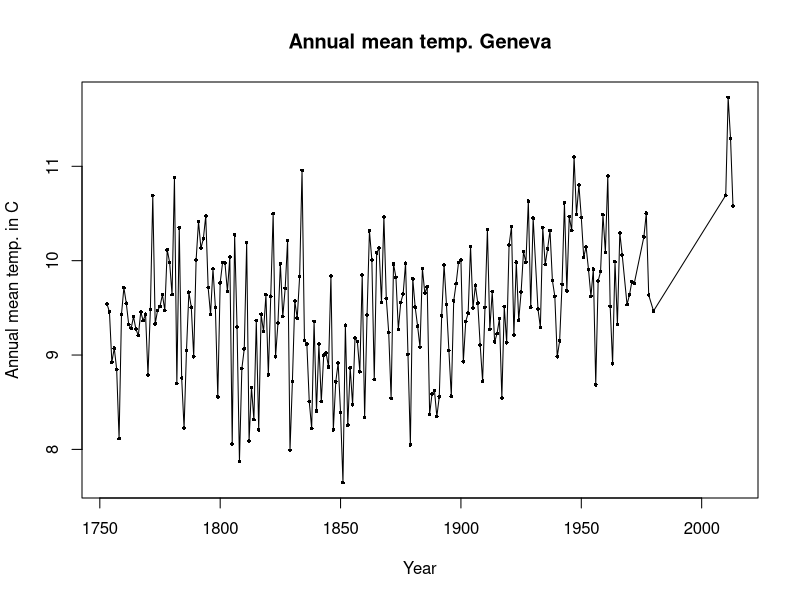
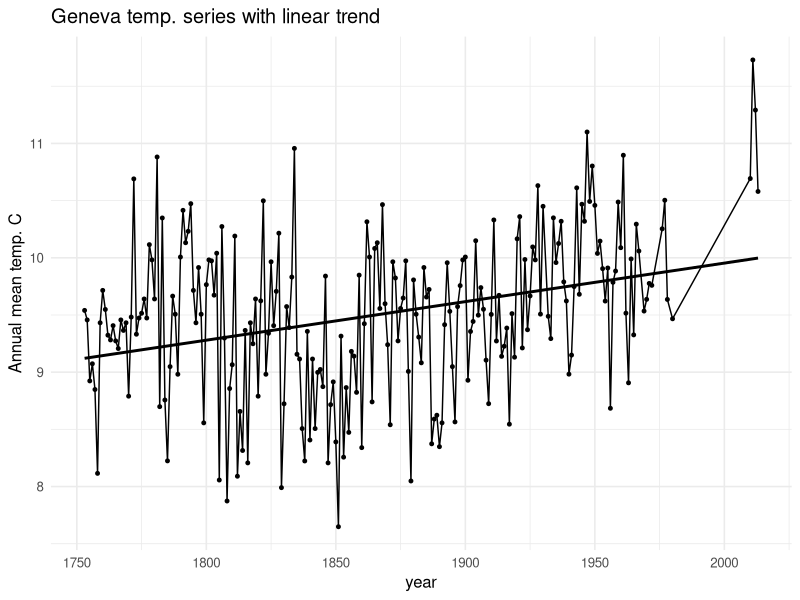
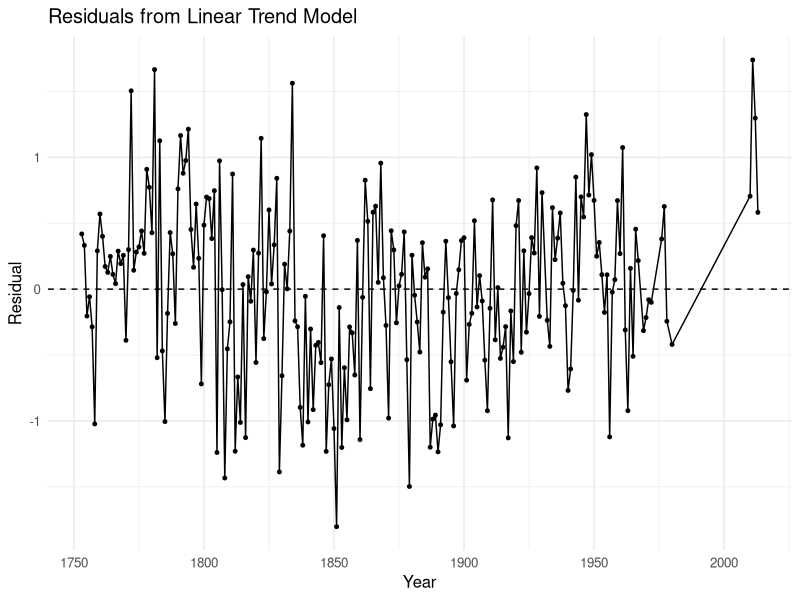
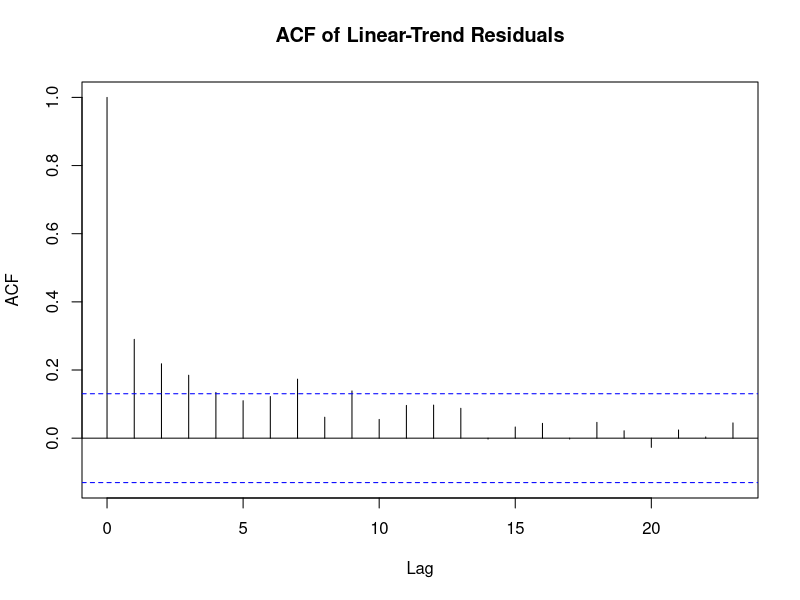
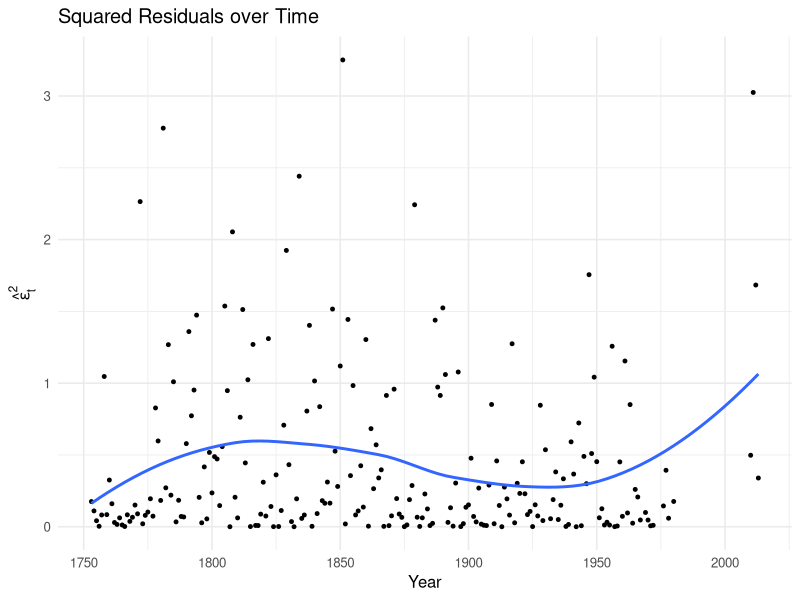
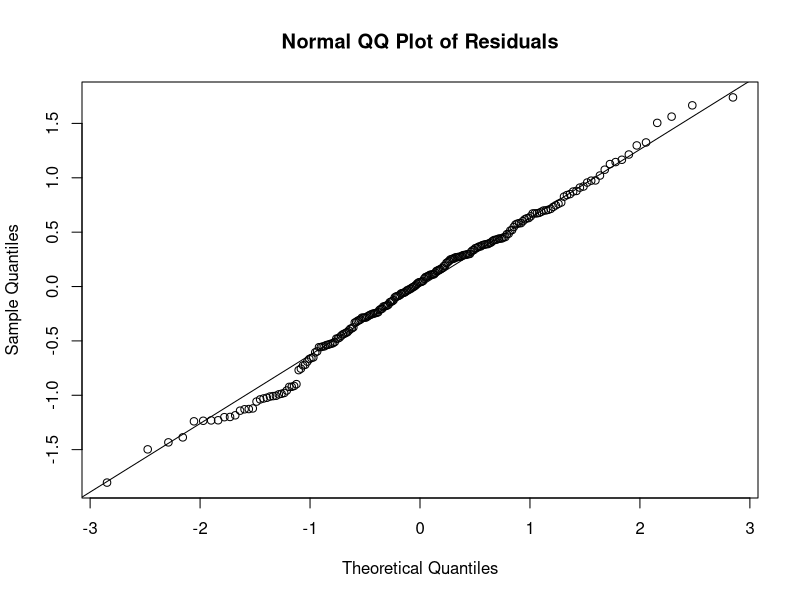

Recreate these plots in R, in order.
# ====================================================================================
# Computational Methods in Econometrics
# Assignment - Part I (at least)
# Station 08: Geneva
# ====================================================================================

rm(list = ls())

set.seed(20260914)

# Loading the data

dat <- read.csv("Station08.csv")

head(dat)
str(dat)
summary(dat)

# Sort observations (just in case)
dat <- dat[order(dat$Year),]

# Keep the complete year/temp obs. only
dat <- dat[complete.cases(dat[,c("Year","Temperature")]),]

# number of obs.
n <- nrow(dat)

cat("Number of obs.", n, "\n")
cat("First year", min(dat$Year), "\n")
cat("Last year", max(dat$Year), "\n")

# Center the data at 1900 and divide by 10? 
# Then \beta_0 becomes the fitted temp. around the year 1900
# \beta_1 is measured in C per decade

dat$t <- (dat$Year - 1900) /10
# ====================================================================================
# Exploratory analysis
# ====================================================================================

plot(
  dat$Year,
  dat$Temperature,
  type = "o",
  pch = 16,
  cex = 0.5,
  xlab = "Year",
  ylab = "Annual mean temp. in C",
  main = "Annual mean temp. Geneva"
)

# The model is y_t = \beta_0 + \beta_1 t + \epsilon_t
# With my definition of t, \beta_1 is already C per decade

# ====================================================================================
# Linear trend model
# ====================================================================================

# Fitting the linear model with lm if permitted ? 

trend_model <- lm(Temperature ~ t, data = dat)
summary(trend_model)

# Coeffs
beta0_hat <- coef(trend_model)[1]
beta1_hat <- coef(trend_model)[2]

cat("Estimated intercept", beta0_hat, "C\n")
cat("Estimated trend", beta1_hat, "C per decade \n")

# Maybe add discussions on t-statistics or ordinary OLS p-value later?

# Plot of the fitted trend
library(ggplot2)

dat$fitted_linear <- fitted(trend_model)
ggplot(dat, aes(x = Year, y = Temperature)) + geom_line(linewidth = 0.5) +
  geom_point(size = 1) + geom_line( aes(y = fitted_linear), linewidth = 1) +
  labs(
    title = "Geneva temp. series with linear trend",
    x = "year",
    y = "Annual mean temp. C"
  ) + theme_minimal(base_size = 12) 



# ====================================================================================
# Residual diagnostics
# ====================================================================================

dat$residual <- residuals(trend_model)
dat$residual_sq <- dat$residual^2

ggplot(dat, aes(x = Year, y = residual)) +
  geom_hline(yintercept = 0, linetype = "dashed") +
  geom_line() +
  geom_point(size = 1) +
  labs(
    title = "Residuals from Linear Trend Model",
    x = "Year",
    y = "Residual"
  ) +
  theme_minimal(base_size = 12)

# Residual ACF - autocorrelation function
acf(
  dat$residual,
  main = "ACF of Linear-Trend Residuals",
  xlab = "Lag"
)

# instpect lag 1, if there is a large positive lag 1
# autocorrelation, this will correspond to low Durbin - Watson stat.

# Residual variance over time 
ggplot(dat, aes(x = Year, y = residual_sq)) +
  geom_point(size = 1) +
  geom_smooth(method = "loess", se = FALSE) +
  labs(
    title = "Squared Residuals over Time",
    x = "Year",
    y = expression(hat(epsilon)[t]^2)
  ) +
  theme_minimal(base_size = 12)

# Normal QQ plot 
qqnorm(
  dat$residual,
  main = "Normal QQ Plot of Residuals"
)

qqline(dat$residual)


# Durbin - Watson statistic

# ====================================================================================
# Durbin Watson Monte Carlo test
# ====================================================================================
dw_stat <- function(residuals) {
  
  numerator <- sum(diff(residuals)^2)
  denominator <- sum(residuals^2)
  
  numerator / denominator
}

d_obs <- dw_stat(dat$residual)

cat("Observed Durbin-Watson statistic:", d_obs, "\n")

# ====================================================================================
# Two-Sided Monte Carlo Durbin-Watson Test
# ====================================================================================

set.seed(20260914)
B <- 9999
n <- nrow(dat)

# Extract design matrix X and compute residual maker matrix M
X <- model.matrix(trend_model)
H <- X %*% solve(t(X) %*% X) %*% t(X)
M <- diag(n) - H  # Residual maker matrix

d_sim <- numeric(B)

for (i in 1:B) {
  # Generate standard normal pseudo-errors under the null of no autocorrelation
  eps_star <- rnorm(n)
  
  # Obtain OLS residuals from the pseudo-errors
  e_star <- M %*% eps_star
  
  # Compute simulated Durbin-Watson statistic
  d_sim[i] <- sum(diff(e_star)^2) / sum(e_star^2)
}

# Two-sided critical values at significance level alpha = 0.05
alpha <- 0.05
crit_lower <- quantile(d_sim, alpha / 2)
crit_upper <- quantile(d_sim, 1 - alpha / 2)

# Two-sided Monte Carlo p-value calculation
p_lower <- mean(d_sim <= d_obs)
p_upper <- mean(d_sim >= d_obs)
p_val_dw <- 2 * min(p_lower, p_upper, 0.5)

cat("--- Monte Carlo Durbin-Watson Test Results ---\n")
cat("MC Lower Critical Value (2.5%):", crit_lower, "\n")
cat("MC Upper Critical Value (97.5%):", crit_upper, "\n")
cat("Monte Carlo p-value:", p_val_dw, "\n")


# ====================================================================================
# Breusch-Pagan Test for Heteroskedasticity
# ====================================================================================

# Auxiliary regression: squared residuals on the transformed time trend
aux_model <- lm(residual_sq ~ t, data = dat)
summary_aux <- summary(aux_model)

# Compute Breusch-Pagan statistic: BP = n * R^2
R2_aux <- summary_aux$r.squared
BP_stat <- n * R2_aux

# Under H0, BP follows an asymptotic chi-squared distribution with 1 degree of freedom
p_val_bp <- 1 - pchisq(BP_stat, df = 1)

cat("\n--- Breusch-Pagan Test Results ---\n")
cat("Breusch-Pagan Statistic (BP):", BP_stat, "\n")
cat("Degrees of freedom:", 1, "\n")
cat("BP p-value:", p_val_bp, "\n")
